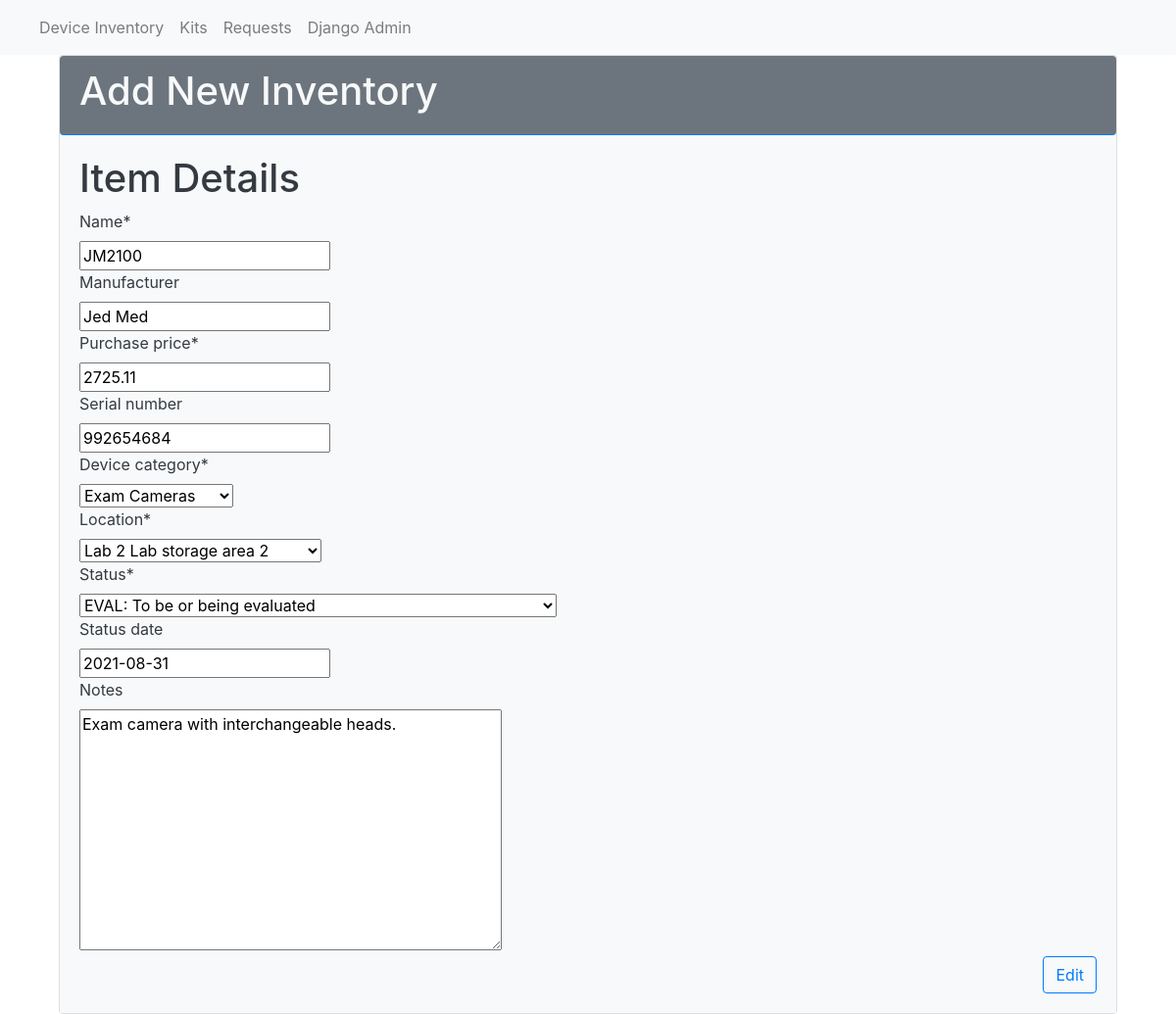
Screenshot of /item/edit/3/ with the database file from the repository.
### tracker/models.py (models this page shows, shortened)
class Item(models.Model):
    DE = "EXAM_CAM"
    DC = "CAMERA"
    DM = "MOBILE"
    DS = "STETH"
    DD = "DENTAL"
    DX = "MULTIPURPOSE"
    DZ = "OTHER/MISC"
    TL = "TOOL"
    SP = "SUPPLIES"
    PA = "PRODUCTION_AUDIO"
    PV = "PRODUCTION_VIDEO"
    ZZ = "OTHER"
    DEVICE_CAT_CHOICES= [
        (DE, 'Exam Cameras'),
        (DC, 'Camera'),
        (DM, 'Mobile'),
        (DS, 'Stethoscope'),
        (DD, 'Dental'),
        (DX, 'Other Device'),
        (TL, 'Tool'),
        (SP, 'Supplies'),
        (PA, 'Production: Audio'),
        (PV, 'Production: Video'),
        (ZZ, 'Other/Misc.'),
    ]
    name = models.CharField(max_length= 30)
    date_added = models.DateField(auto_now_add=True)
    manufacturer = models.CharField(max_length=150, blank=True)
    purchase_price = models.DecimalField(max_digits=7, decimal_places=2,validators=[MinValueValidator(Decimal('0.00'))])
    serial_number = models.CharField(max_length = 30, blank = True)
    device_category = models.CharField(
        max_length= 30,
        choices = DEVICE_CAT_CHOICES)
    location= models.ForeignKey(Location, on_delete=models.CASCADE)
    status = models.ForeignKey(Item_Status, on_delete=models.CASCADE)
    status_date = models.DateField(blank = True, null = True)
    notes = models.TextField(blank=True)

class Location(models.Model):
    name = models.CharField(max_length= 30)
    description = models.CharField(max_length=255)
    def __str__(self):
        return f'{self.name} {self.description}'

class Item_Status(models.Model):
    class Meta:
        verbose_name_plural="item status"
    name = models.CharField(max_length= 30)
    description = models.CharField(max_length=255)
    def __str__(self):
        return f'{self.name}:   {self.description}'

### tracker/views.py (the view)
# urls.py: path('item/edit/<int:pk>/', views.item_edit, name='item_edit'),
def item_edit(request, pk):
    item = Item.objects.get(pk = pk)
    if request.method == "POST":
        form = ItemForm(request.POST, instance=item)
        if form.is_valid():
            form.save()
            return redirect('items')
    else:
        form = ItemForm(instance=item)
    return render(request,
        'tracker/item_edit.html',
        {
            'form': form,
            'item': item
        })

### tracker/forms.py
class ItemForm(forms.ModelForm):
    class Meta:
        model = Item
        exclude = ()

### tracker/templates/tracker/item_edit.html (shortened to what this page needs)
{% extends 'tracker/base.html' %}
{% load crispy_forms_tags %}
{% block content %}
<div class = "card">
<div class="card-header bg-secondary text-light border-primary rounded ">
<h1>Add New Inventory</h1>
</div>
<div class="card-body bg-light text-dark" >
      <h1>Item Details</h1>
      <form action="{% url 'item_edit' item.id %}"
            method="post">
            {{ form|crispy }}
      <button class="btn btn-outline-primary float-right" type="submit">Edit</button>
      </form>
</div>
</div>
{% endblock %}

### rows the page displays
Item: name "JM2100", manufacturer "Jed Med", purchase_price "2725.11", serial_number "992654684", device_category "Exam Cameras", location "Lab 2 Lab storage area 2", status "EVAL: To be or being evaluated", status_date "2021-08-31", notes "Exam camera with interchangeable heads."
